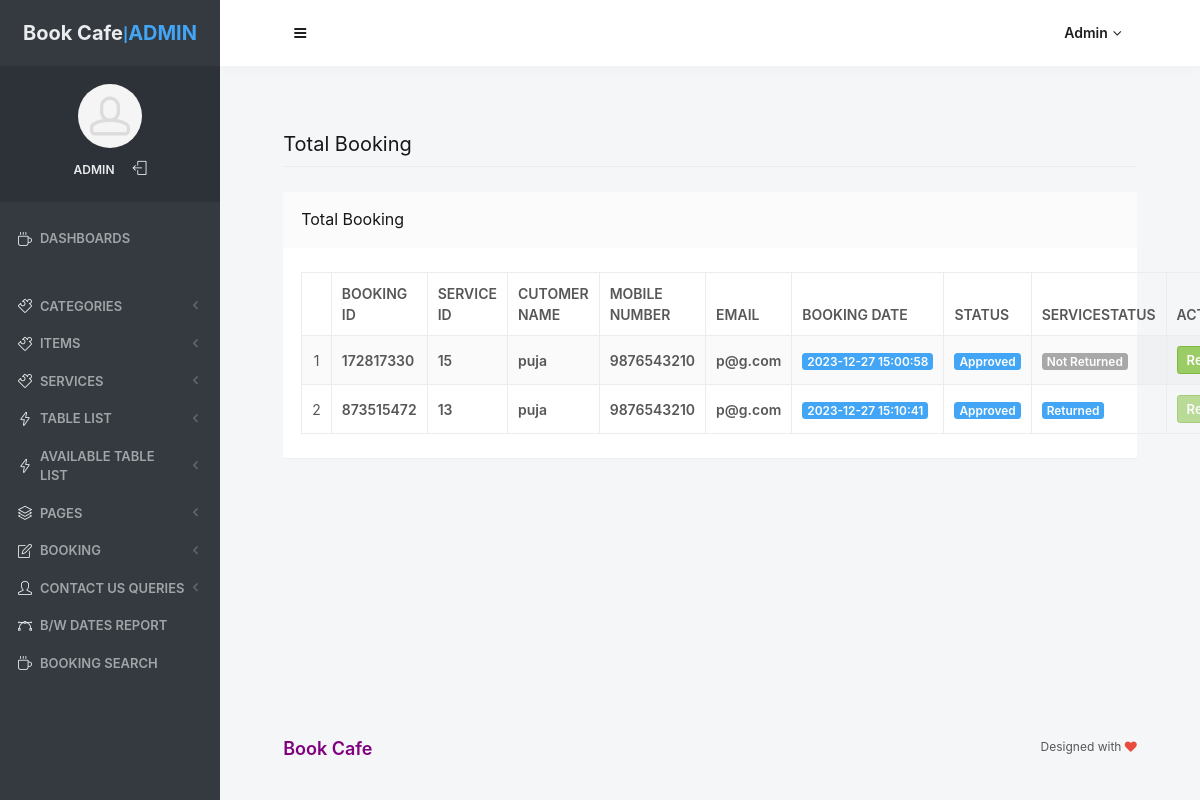
The app's page /obbs/admin/all-booking.php (signed in) with its own data.
### tables this page shows
CREATE TABLE `tblbooking` (
  `ID` int(10) NOT NULL,
  `BookingID` int(10) DEFAULT NULL,
  `ServiceID` int(10) DEFAULT NULL,
  `UserID` int(5) DEFAULT NULL,
  `BookingFrom` date DEFAULT NULL,
  `BookingTo` time DEFAULT NULL,
  `TableType` varchar(250) NOT NULL,
  `Numberofguest` int(10) DEFAULT NULL,
  `Message` mediumtext DEFAULT NULL,
  `BookingDate` timestamp NULL DEFAULT current_timestamp(),
  `Remark` varchar(200) DEFAULT NULL,
  `Status` varchar(200) DEFAULT NULL,
  `UpdationDate` timestamp NULL DEFAULT NULL ON UPDATE current_timestamp(),
  `Payment` int(250) NOT NULL,
  `PaymentAmt` int(250) NOT NULL,
  `ServiceStatus` int(50) NOT NULL,
  `ItemID` int(11) DEFAULT NULL
);

CREATE TABLE `tbluser` (
  `ID` int(10) NOT NULL,
  `FullName` varchar(200) DEFAULT NULL,
  `MobileNumber` bigint(10) DEFAULT NULL,
  `Email` varchar(200) DEFAULT NULL,
  `Password` varchar(200) DEFAULT NULL,
  `RegDate` timestamp NULL DEFAULT current_timestamp()
);

### obbs/admin/all-booking.php (the view, shortened to what this page needs)
<?php
include('includes/dbconnection.php');
if (strlen($_SESSION['odmsaid']==0)) {
  header('location:logout.php');
  } else{
  ?>
<!doctype html>
<html lang="en" class="no-focus">
    <head>
        <link rel="stylesheet" href="assets/js/plugins/datatables/dataTables.bootstrap4.min.css">
        <link rel="stylesheet" id="css-main" href="assets/css/codebase.min.css">
    </head>
    <body>
        <div id="page-container" class="sidebar-o sidebar-inverse side-scroll page-header-fixed main-content-narrow">
           <?php include_once('includes/sidebar.php');?>
          <?php include_once('includes/header.php');?>
            <main id="main-container">
                <div class="content">
                    <h2 class="content-heading">Total Booking</h2>
                    <div class="block">
                        <div class="block-header block-header-default">
                            <h3 class="block-title">Total Booking</h3>
                        </div>
                        <div class="block-content block-content-full">
                            <table class="table table-bordered table-striped table-vcenter js-dataTable-full-pagination">
                                <thead>
                                    <tr>
                                        <th class="text-center"></th>
                                        <th>Booking ID</th>
                                        <th>Service ID</th>
                                        <th class="d-none d-sm-table-cell">Cutomer Name</th>
                                        <th class="d-none d-sm-table-cell">Mobile Number</th>
                                        <th class="d-none d-sm-table-cell">Email</th>
                                        <th class="d-none d-sm-table-cell">Booking Date</th>
                                        <th class="d-none d-sm-table-cell">Status</th>
                                        <th class="d-none d-sm-table-cell">ServiceStatus</th>
                                        <th class="d-none d-sm-table-cell" style="width: 15%;">Action</th>
                                       </tr>
                                </thead>
                                <tbody>
                                    <?php
  $sql="SELECT tbluser.FullName,tbluser.MobileNumber,tbluser.Email,tblbooking.ID as bid,tblbooking.BookingID,tblbooking.BookingDate,tblbooking.Status,tblbooking.ID ,tblbooking.ServiceID, tblbooking.TableType, tblbooking.ServiceStatus from tblbooking join tbluser on tbluser.ID=tblbooking.UserID";
$query = $dbh -> prepare($sql);
$query->execute();
$results=$query->fetchAll(PDO::FETCH_OBJ);
$cnt=1;
if($query->rowCount() > 0)
{
foreach($results as $row)
{               ?>
                                    <tr>
                                        <td class="text-center"><?php echo htmlentities($cnt);?></td>
                                        <td class="font-w600"><?php  echo htmlentities($row->BookingID);?></td>
                                        <td class="font-w600"><?php  echo htmlentities($row->ServiceID);?>
                                        <td class="font-w600"><?php  echo htmlentities($row->FullName);?></td>
                                        <td class="font-w600"><?php  echo htmlentities($row->MobileNumber);?></td>
                                        <td class="font-w600"><?php  echo htmlentities($row->Email);?></td>
                                        <td class="font-w600">
                                            <span class="badge badge-primary"><?php  echo htmlentities($row->BookingDate);?></span>
                                        </td>
                                        <?php if($row->Status==""){ ?>
                     <td class="font-w600"><?php echo "Not Updated Yet"; ?></td>
<?php } else { ?>
                                        <td class="d-none d-sm-table-cell">
                                            <span class="badge badge-primary"><?php  echo htmlentities($row->Status);?></span>
                                        </td>
                                        <td class="d-none d-sm-table-cell">
    <?php
    $badgeClass = ($row->ServiceStatus == "1") ? 'badge-primary' : 'badge-secondary';
    ?>
    <span class="badge <?php echo $badgeClass; ?>">
        <?php
        if ($row->ServiceStatus == "1") {
            echo "Returned";
        } if ($row->ServiceStatus == "0") {
                echo "Not Returned";
        }
        ?>
    </span>
</td>
<?php } ?>
                                        <td class="d-none d-sm-table-cell">
                                            <?php
											if ($row->ServiceStatus == "1") {
												echo '<button class="btn btn-success btn-sm" disabled>Return</button>';
											} else {
												echo '<a href="return-services.php?editid=' . htmlentities($row->ID) . '&&bookingid=' . htmlentities($row->BookingID) . '" class="btn btn-success btn-sm" onclick="return confirm(\'Are you sure you want to return this book?\')">Return</a>';
											}
											?></td>
                                    </tr>
                                    <?php $cnt=$cnt+1;}} ?>
                                </tbody>
                            </table>
                        </div>
                    </div>
                </div>
            </main>
           <?php include_once('includes/footer.php');?>
        </div>
    </body>
</html>
<?php }  ?>

### obbs/admin/includes/sidebar.php (shortened to what this page needs)
     <?php
include('includes/dbconnection.php');
if (strlen($_SESSION['odmsaid']==0)) {
  header('location:logout.php');
  } else{
  ?>
   <nav id="sidebar">
                <div id="sidebar-scroll">
                    <div class="sidebar-content">
                        <div class="content-header content-header-fullrow px-15">
                            <div class="content-header-section text-center align-parent sidebar-mini-hidden">
                                <div class="content-header-item">
                                    <a class="link-effect font-w700" href="dashboard.php">
                                        <span class="font-size-xl text-dual-primary-dark">Book Cafe</span>|<span class="font-size-xl text-primary">ADMIN</span>
                                    </a>
                                </div>
                            </div>
                        </div>
                        <div class="content-side content-side-full content-side-user px-10 align-parent">
                            <div class="sidebar-mini-hidden-b text-center">
                                <a class="img-link" href="dashboard.php">
                                    <img class="img-avatar" src="assets/img/avatars/avatar15.jpg" alt="">
                                </a>
                                <ul class="list-inline mt-10">
                                    <?php
$aid=$_SESSION['odmsaid'];
$sql="SELECT AdminName from  tbladmin where ID=:aid";
$query = $dbh -> prepare($sql);
$query->bindParam(':aid',$aid,PDO::PARAM_STR);
$query->execute();
$results=$query->fetchAll(PDO::FETCH_OBJ);
$cnt=1;
if($query->rowCount() > 0)
{
foreach($results as $row)
{               ?>
                                    <li class="list-inline-item">
                                        <a class="link-effect text-dual-primary-dark font-size-xs font-w600 text-uppercase" href="admin-profile.php"><?php  echo $row->AdminName;?></a>
                                    </li><?php $cnt=$cnt+1;}} ?>
                                    <li class="list-inline-item">
                                        <a class="link-effect text-dual-primary-dark" href="logout.php">
                                            <i class="si si-logout"></i>
                                        </a>
                                    </li>
                                </ul>
                            </div>
                        </div>
                        <div class="content-side content-side-full">
                            <ul class="nav-main">
                                <li class="open">
                                    <a href="dashboard.php"><i class="si si-cup"></i><span class="sidebar-mini-hide">Dashboards</span></a>
                                </li>
                                <li class="nav-main-heading"><span class="sidebar-mini-visible">UI</span><span class="sidebar-mini-hidden"></span></li>
                                <li>
                                    <a class="nav-submenu" data-toggle="nav-submenu"><i class="si si-puzzle"></i><span class="sidebar-mini-hide"></span>Categories</a>
                                </li>
                                <li>
                                    <a class="nav-submenu" data-toggle="nav-submenu"><i class="si si-puzzle"></i><span class="sidebar-mini-hide"></span>Items</a>
                                </li>
                                <li>
                                    <a class="nav-submenu" data-toggle="nav-submenu"><i class="si si-puzzle"></i><span class="sidebar-mini-hide"></span>Services</a>
                                </li>
                                <li>
                                    <a class="nav-submenu" data-toggle="nav-submenu" href="#"><i class="si si-energy"></i><span class="sidebar-mini-hide">Table List</span></a>
                                </li>
                                <li>
                                    <a class="nav-submenu" data-toggle="nav-submenu" href="#"><i class="si si-energy"></i><span class="sidebar-mini-hide">Available Table List</span></a>
                                </li>
                                <li>
                                    <a class="nav-submenu" data-toggle="nav-submenu" href="#"><i class="si si-layers"></i><span class="sidebar-mini-hide">Pages</span></a>
                                </li>
                                <li>
                                    <a class="nav-submenu" data-toggle="nav-submenu" href="#"><i class="si si-note"></i><span class="sidebar-mini-hide">Booking</span></a>
                                </li>
                                <li>
                                    <a class="nav-submenu" data-toggle="nav-submenu" href="#"><i class="si si-user"></i><span class="sidebar-mini-hide">Contact Us Queries</span></a>
                                </li>
                                <li>
                                    <a  href="between-dates-report.php"><i class="si si-vector"></i><span class="sidebar-mini-hide">B/w Dates Report</span></a>
                                </li>
                     <li>
                                    <a href="booking-search.php"><i class="si si-cup"></i><span class="sidebar-mini-hide">Booking Search</span></a>
                                </li>
                            </ul>
                        </div>
                    </div>
                </div>
            </nav>
           <?php }  ?>

### obbs/admin/includes/header.php (shortened to what this page needs)
   <?php
include('includes/dbconnection.php');
if (strlen($_SESSION['odmsaid']==0)) {
  header('location:logout.php');
  } else{
  ?>
            <header id="page-header">
                <div class="content-header">
                    <div class="content-header-section">
                        <button type="button" class="btn btn-circle btn-dual-secondary" data-toggle="layout" data-action="sidebar_toggle">
                            <i class="fa fa-navicon"></i>
                        </button>
                    </div>
                    <div class="content-header-section">
                        <div class="btn-group" role="group">
                            <?php
$aid=$_SESSION['odmsaid'];
$sql="SELECT AdminName from  tbladmin where ID=:aid";
$query = $dbh -> prepare($sql);
$query->bindParam(':aid',$aid,PDO::PARAM_STR);
$query->execute();
$results=$query->fetchAll(PDO::FETCH_OBJ);
$cnt=1;
if($query->rowCount() > 0)
{
foreach($results as $row)
{               ?>
                            <button type="button" class="btn btn-rounded btn-dual-secondary" id="page-header-user-dropdown" data-toggle="dropdown" aria-haspopup="true" aria-expanded="false">
                                <?php  echo $row->AdminName;?><i class="fa fa-angle-down ml-5"></i>
                            </button>
                            <?php $cnt=$cnt+1;}} ?>
                        </div>
                    </div>
                </div>
            </header>
            <?php }  ?>

### records on screen
tblbooking: BookingID "172817330", ServiceID "15", UserID.FullName "puja", UserID.MobileNumber "9876543210", UserID.Email "p@g.com", BookingDate "2023-12-27 15:00:58", Status "Approved", ServiceStatus "Not Returned"
tblbooking: BookingID "873515472", ServiceID "13", UserID.FullName "puja", UserID.MobileNumber "9876543210", UserID.Email "p@g.com", BookingDate "2023-12-27 15:10:41", Status "Approved", ServiceStatus "Returned"

### other values on screen
$row->AdminName "ADMIN"
$row->AdminName "Admin"
